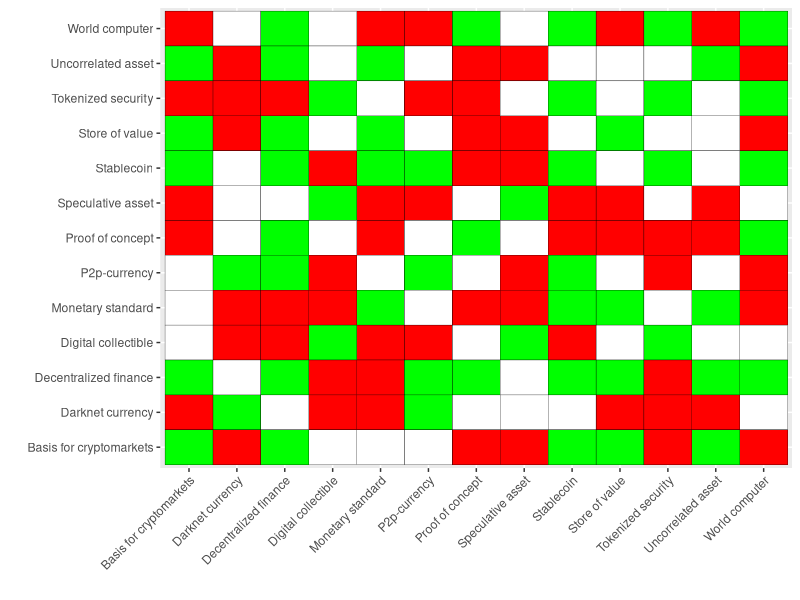
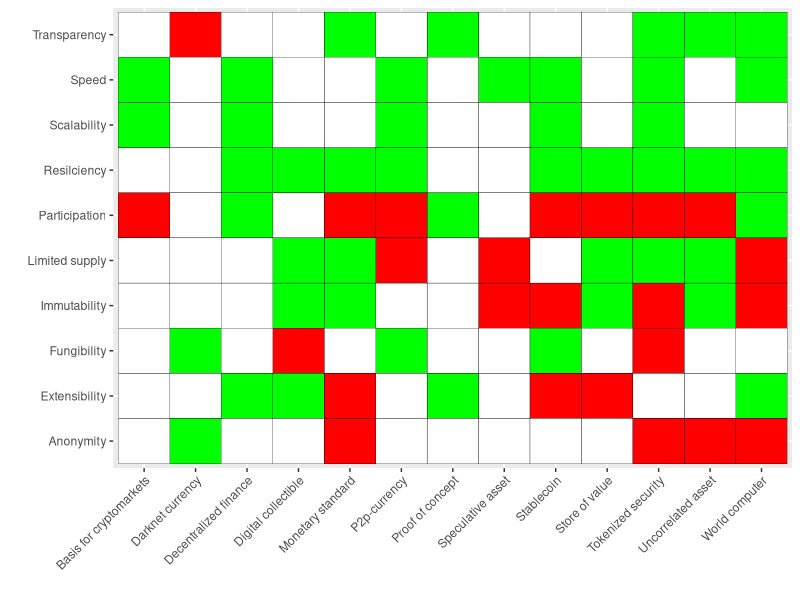

Recreate these plots in R, in order.
## ---- chunk 1
knitr::opts_chunk$set(echo = TRUE)
## ---- chunk 2
library(tidyverse)
library(readxl)
cols <- c("-1" = "red", "0" = "white", "1" = "green")
read_xlsx("data/houseofsatoshi_data.xlsx",sheet = 1) %>% pivot_longer(names_to="type",values_to="vals", -names) %>% ggplot(aes(x=names,y=type,fill=as.character(vals))) + geom_tile(col = "black",show.legend = F) + labs(y="", x="") + scale_fill_manual(values = cols) + theme(axis.text.x = element_text(angle = 45, hjust = 1))
## ---- chunk 3
read_xlsx("data/houseofsatoshi_data.xlsx",sheet = 2) %>% pivot_longer(names_to="type",values_to="vals", -names) %>% ggplot(aes(x=type,y=names,fill=as.character(vals))) + geom_tile(col = "black",show.legend = F) + labs(y="", x="") + scale_fill_manual(values = cols) + theme(axis.text.x = element_text(angle = 45, hjust = 1))
